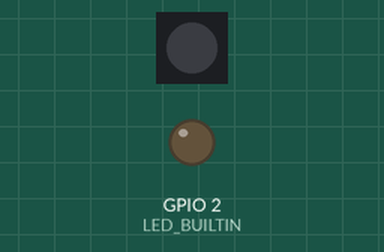
This program was run on a simulated ESP8266 (Wemos D1 mini). Parts: 1 RGB LEDs in strip order, left to right, output pins drawn as LEDs (lit = HIGH, except the on-board LED, lit = LOW). Dim RGB values are drawn brighter than linear; what the program prints to the serial monitor is not drawn.

Above: at 0.15 s.
At 9.45 s:
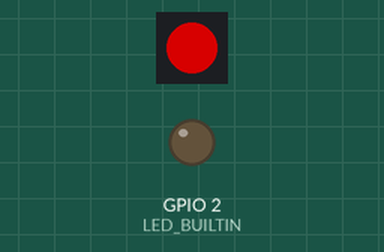
At 19.05 s:
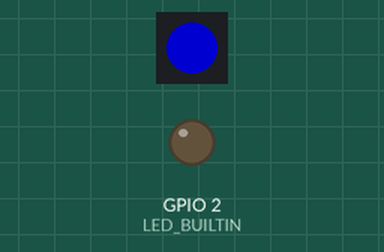
At 39.75 s:
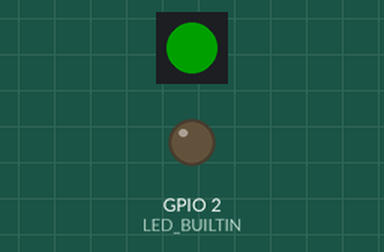
Timing chart, 0 to 40.0 s (numbered marks = the images above):
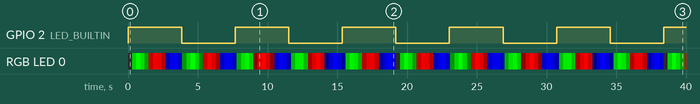

The program:

main.cpp
```cpp
#include <Arduino.h>
#include <FastLED.h>

#define FAST_LED_LEDS_NUM 1

// On board D2 corresponds to GPIO4
#define NEO_PIXEL_DIN 4

CRGB ledsStripe[FAST_LED_LEDS_NUM];
void setStripeColor(uint8_t amount_red, uint8_t amount_green, uint8_t amount_blue);
void fade(bool red, bool green, bool blue, bool fade_in);

void setup(void) {
  Serial.begin(115200);

  Serial.println(F("Configuring LED strip..."));

  //FastLED.addLeds<WS2812B, NEO_PIXEL_DIN, GRB>(ledsStripe, FAST_LED_LEDS_NUM);
  FastLED.addLeds<WS2811, NEO_PIXEL_DIN, GRB>(ledsStripe, FAST_LED_LEDS_NUM);

  setStripeColor(0, 0, 0);
  FastLED.show();

  pinMode(LED_BUILTIN, OUTPUT);
  Serial.println("Starting...");
}

void loop(void) {
  digitalWrite(LED_BUILTIN, static_cast<uint8_t>(1 - digitalRead(LED_BUILTIN)));
  fade(true, false, false, true);
  fade(true, false, false, false);
  fade(false, true, false, true);
  fade(false, true, false, false);
  fade(false, false, true, true);
  fade(false, false, true, false);
}

void fade(bool red, bool green, bool blue, bool fade_in) {
  uint8_t amount;
  for (uint16_t k = 0; k < 256; k++) {
    amount = static_cast<uint8_t>(fade_in ? k : 255 - k);

    setStripeColor(amount * red, amount * green, amount * blue);
    FastLED.show();
    delay(2);
  }
}

void setStripeColor(uint8_t amount_red, uint8_t amount_green, uint8_t amount_blue) {
  for (int i = 0; i < FAST_LED_LEDS_NUM; i++) {
    // actually red on our led is on "green" channel
    ledsStripe[i].g = amount_red;
    ledsStripe[i].r = amount_green;
    ledsStripe[i].b = amount_blue;
  }
}
```

Measured:
- by itself, GPIO 2 (LED_BUILTIN): alternates HIGH for 3.8 s and LOW for 3.8 s
- by itself, RGB LED 0: off → RGB(0, 120, 0) at 0.31 s, → RGB(0, 240, 0) 0.30 s later, → RGB(0, 151, 0) 0.30 s later, → RGB(0, 31, 0) 0.30 s later, … (133 changes in this stretch)
